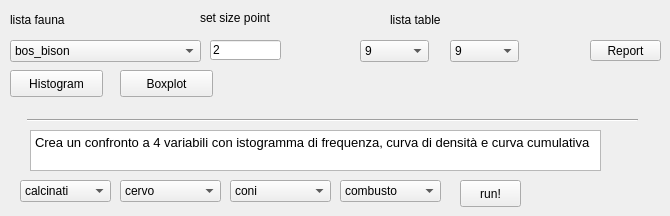
       <widget class="QWidget" name="tab_4">
        <attribute name="title">
         <string>Statistica univariata</string>
        </attribute>
        <widget class="QLabel" name="label_39">
         <property name="geometry">
          <rect>
           <x>200</x>
           <y>10</y>
           <width>91</width>
           <height>16</height>
          </rect>
         </property>
         <property name="text">
          <string>set size point </string>
         </property>
        </widget>
        <widget class="QPushButton" name="report">
         <property name="geometry">
          <rect>
           <x>590</x>
           <y>40</y>
           <width>71</width>
           <height>21</height>
          </rect>
         </property>
         <property name="whatsThis">
          <string>&lt;!DOCTYPE HTML PUBLIC &quot;-//W3C//DTD HTML 4.0//EN&quot; &quot;http://www.w3.org/TR/REC-html40/strict.dtd&quot;&gt;
&lt;html&gt;&lt;head&gt;&lt;meta name=&quot;qrichtext&quot; content=&quot;1&quot; /&gt;&lt;style type=&quot;text/css&quot;&gt;
p, li { white-space: pre-wrap; }
&lt;/style&gt;&lt;/head&gt;&lt;body style=&quot; font-family:'Sans'; font-size:8pt; font-weight:400; font-style:normal;&quot;&gt;
&lt;p style=&quot; margin-top:0px; margin-bottom:0px; margin-left:0px; margin-right:0px; -qt-block-indent:0; text-indent:0px;&quot;&gt;Genera un report in html con grafico a dispersione e statistica descrittiva, aggiungi una grandezza per la simbologia in set size point&lt;/p&gt;&lt;/body&gt;&lt;/html&gt;</string>
         </property>
         <property name="text">
          <string>Report</string>
         </property>
        </widget>
        <widget class="QLineEdit" name="size">
         <property name="geometry">
          <rect>
           <x>210</x>
           <y>40</y>
           <width>71</width>
           <height>20</height>
          </rect>
         </property>
         <property name="whatsThis">
          <string>da usare per il report</string>
         </property>
         <property name="text">
          <string>2</string>
         </property>
        </widget>
        <widget class="QComboBox" name="plot">
         <property name="geometry">
          <rect>
           <x>10</x>
           <y>40</y>
           <width>191</width>
           <height>22</height>
          </rect>
         </property>
         <item>
          <property name="text">
           <string>bos_bison</string>
          </property>
         </item>
         <item>
          <property name="text">
           <string>calcinati</string>
          </property>
         </item>
         <item>
          <property name="text">
           <string>camoscio</string>
          </property>
         </item>
         <item>
          <property name="text">
           <string>capriolo</string>
          </property>
         </item>
         <item>
          <property name="text">
           <string>cervo</string>
          </property>
         </item>
         <item>
          <property name="text">
           <string>combusto</string>
          </property>
         </item>
         <item>
          <property name="text">
           <string>coni</string>
          </property>
         </item>
         <item>
          <property name="text">
           <string>pdi</string>
          </property>
         </item>
         <item>
          <property name="text">
           <string>stambecco</string>
          </property>
         </item>
         <item>
          <property name="text">
           <string>strie</string>
          </property>
         </item>
         <item>
          <property name="text">
           <string>canidi</string>
          </property>
         </item>
         <item>
          <property name="text">
           <string>ursidi</string>
          </property>
         </item>
         <item>
          <property name="text">
           <string>megacero</string>
          </property>
         </item>
        </widget>
        <widget class="QComboBox" name="l1">
         <property name="geometry">
          <rect>
           <x>360</x>
           <y>40</y>
           <width>69</width>
           <height>22</height>
          </rect>
         </property>
         <property name="whatsThis">
          <string>indica la posizione della colonna che si vuole descrivere</string>
         </property>
         <item>
          <property name="text">
           <string>9</string>
          </property>
         </item>
         <item>
          <property name="text">
           <string>10</string>
          </property>
         </item>
         <item>
          <property name="text">
           <string>11</string>
          </property>
         </item>
         <item>
          <property name="text">
           <string>12</string>
          </property>
         </item>
         <item>
          <property name="text">
           <string>13</string>
          </property>
         </item>
         <item>
          <property name="text">
           <string>14</string>
          </property>
         </item>
         <item>
          <property name="text">
           <string>15</string>
          </property>
         </item>
         <item>
          <property name="text">
           <string>16</string>
          </property>
         </item>
         <item>
          <property name="text">
           <string>17</string>
          </property>
         </item>
         <item>
          <property name="text">
           <string>18</string>
          </property>
         </item>
         <item>
          <property name="text">
           <string>19</string>
          </property>
         </item>
         <item>
          <property name="text">
           <string>20</string>
          </property>
         </item>
         <item>
          <property name="text">
           <string>21</string>
          </property>
         </item>
        </widget>
        <widget class="QPushButton" name="hist">
         <property name="geometry">
          <rect>
           <x>10</x>
           <y>70</y>
           <width>93</width>
           <height>27</height>
          </rect>
         </property>
         <property name="whatsThis">
          <string>&lt;!DOCTYPE HTML PUBLIC &quot;-//W3C//DTD HTML 4.0//EN&quot; &quot;http://www.w3.org/TR/REC-html40/strict.dtd&quot;&gt;
&lt;html&gt;&lt;head&gt;&lt;meta name=&quot;qrichtext&quot; content=&quot;1&quot; /&gt;&lt;style type=&quot;text/css&quot;&gt;
p, li { white-space: pre-wrap; }
&lt;/style&gt;&lt;/head&gt;&lt;body style=&quot; font-family:'Sans'; font-size:10pt; font-weight:400; font-style:normal;&quot;&gt;
&lt;p style=&quot; margin-top:0px; margin-bottom:0px; margin-left:0px; margin-right:0px; -qt-block-indent:0; text-indent:0px;&quot;&gt;&lt;span style=&quot; font-size:8pt;&quot;&gt;Genera un istogramma con la linea di mediana. Scegliere dalla &amp;quot;lista fauna&amp;quot; la variabile da analizzare oppure flegga il checkbox per generare un grafico con tutte le variabili a confronto&lt;/span&gt;&lt;/p&gt;&lt;/body&gt;&lt;/html&gt;</string>
         </property>
         <property name="text">
          <string>Histogram</string>
         </property>
        </widget>
        <widget class="QLabel" name="label_38">
         <property name="geometry">
          <rect>
           <x>390</x>
           <y>10</y>
           <width>81</width>
           <height>20</height>
          </rect>
         </property>
         <property name="text">
          <string>lista table </string>
         </property>
        </widget>
        <widget class="QLabel" name="label_37">
         <property name="geometry">
          <rect>
           <x>10</x>
           <y>10</y>
           <width>101</width>
           <height>20</height>
          </rect>
         </property>
         <property name="text">
          <string>lista fauna</string>
         </property>
        </widget>
        <widget class="QComboBox" name="l2">
         <property name="geometry">
          <rect>
           <x>450</x>
           <y>40</y>
           <width>69</width>
           <height>22</height>
          </rect>
         </property>
         <item>
          <property name="text">
           <string>9</string>
          </property>
         </item>
         <item>
          <property name="text">
           <string>10</string>
          </property>
         </item>
         <item>
          <property name="text">
           <string>11</string>
          </property>
         </item>
         <item>
          <property name="text">
           <string>12</string>
          </property>
         </item>
         <item>
          <property name="text">
           <string>13</string>
          </property>
         </item>
         <item>
          <property name="text">
           <string>14</string>
          </property>
         </item>
         <item>
          <property name="text">
           <string>15</string>
          </property>
         </item>
         <item>
          <property name="text">
           <string>16</string>
          </property>
         </item>
         <item>
          <property name="text">
           <string>17</string>
          </property>
         </item>
         <item>
          <property name="text">
           <string>18</string>
          </property>
         </item>
         <item>
          <property name="text">
           <string>19</string>
          </property>
         </item>
         <item>
          <property name="text">
           <string>20</string>
          </property>
         </item>
         <item>
          <property name="text">
           <string>21</string>
          </property>
         </item>
        </widget>
        <widget class="QPushButton" name="boxplot">
         <property name="geometry">
          <rect>
           <x>120</x>
           <y>70</y>
           <width>93</width>
           <height>27</height>
          </rect>
         </property>
         <property name="whatsThis">
          <string>&lt;!DOCTYPE HTML PUBLIC &quot;-//W3C//DTD HTML 4.0//EN&quot; &quot;http://www.w3.org/TR/REC-html40/strict.dtd&quot;&gt;
&lt;html&gt;&lt;head&gt;&lt;meta name=&quot;qrichtext&quot; content=&quot;1&quot; /&gt;&lt;style type=&quot;text/css&quot;&gt;
p, li { white-space: pre-wrap; }
&lt;/style&gt;&lt;/head&gt;&lt;body style=&quot; font-family:'Sans'; font-size:10pt; font-weight:400; font-style:normal;&quot;&gt;
&lt;p style=&quot; margin-top:0px; margin-bottom:0px; margin-left:0px; margin-right:0px; -qt-block-indent:0; text-indent:0px;&quot;&gt;&lt;span style=&quot; font-size:8pt;&quot;&gt;Genera un boxplot. Scegliere dalla lista fauna la variabile da analizzare oppure flegga il checkbox per generare un grafico con tutte le variabili a confronto&lt;/span&gt;&lt;/p&gt;&lt;/body&gt;&lt;/html&gt;</string>
         </property>
         <property name="text">
          <string>Boxplot</string>
         </property>
        </widget>
        <widget class="QPushButton" name="hist_period">
         <property name="geometry">
          <rect>
           <x>460</x>
           <y>180</y>
           <width>61</width>
           <height>27</height>
          </rect>
         </property>
         <property name="text">
          <string>run!</string>
         </property>
        </widget>
        <widget class="QComboBox" name="c3_2">
         <property name="geometry">
          <rect>
           <x>230</x>
           <y>180</y>
           <width>101</width>
           <height>22</height>
          </rect>
         </property>
         <item>
          <property name="text">
           <string>coni</string>
          </property>
         </item>
         <item>
          <property name="text">
           <string>bos_bison</string>
          </property>
         </item>
         <item>
          <property name="text">
           <string>camoscio</string>
          </property>
         </item>
         <item>
          <property name="text">
           <string>calcinati</string>
          </property>
         </item>
         <item>
          <property name="text">
           <string>capriolo</string>
          </property>
         </item>
         <item>
          <property name="text">
           <string>cervo</string>
          </property>
         </item>
         <item>
          <property name="text">
           <string>combusto</string>
          </property>
         </item>
         <item>
          <property name="text">
           <string>pdi</string>
          </property>
         </item>
         <item>
          <property name="text">
           <string>stambecco</string>
          </property>
         </item>
         <item>
          <property name="text">
           <string>strie</string>
          </property>
         </item>
         <item>
          <property name="text">
           <string>canidi</string>
          </property>
         </item>
         <item>
          <property name="text">
           <string>ursidi</string>
          </property>
         </item>
         <item>
          <property name="text">
           <string>megacero</string>
          </property>
         </item>
        </widget>
        <widget class="QComboBox" name="c1_2">
         <property name="geometry">
          <rect>
           <x>20</x>
           <y>180</y>
           <width>91</width>
           <height>22</height>
          </rect>
         </property>
         <item>
          <property name="text">
           <string>calcinati</string>
          </property>
         </item>
         <item>
          <property name="text">
           <string>bos_bison</string>
          </property>
         </item>
         <item>
          <property name="text">
           <string>camoscio</string>
          </property>
         </item>
         <item>
          <property name="text">
           <string>capriolo</string>
          </property>
         </item>
         <item>
          <property name="text">
           <string>cervo</string>
          </property>
         </item>
         <item>
          <property name="text">
           <string>combusto</string>
          </property>
         </item>
         <item>
          <property name="text">
           <string>coni</string>
          </property>
         </item>
         <item>
          <property name="text">
           <string>pdi</string>
          </property>
         </item>
         <item>
          <property name="text">
           <string>stambecco</string>
          </property>
         </item>
         <item>
          <property name="text">
           <string>strie</string>
          </property>
         </item>
         <item>
          <property name="text">
           <string>canidi</string>
          </property>
         </item>
         <item>
          <property name="text">
           <string>ursidi</string>
          </property>
         </item>
         <item>
          <property name="text">
           <string>megacero</string>
          </property>
         </item>
        </widget>
        <widget class="QComboBox" name="c2_2">
         <property name="geometry">
          <rect>
           <x>120</x>
           <y>180</y>
           <width>101</width>
           <height>22</height>
          </rect>
         </property>
         <item>
          <property name="text">
           <string>cervo</string>
          </property>
         </item>
         <item>
          <property name="text">
           <string>bos_bison</string>
          </property>
         </item>
         <item>
          <property name="text">
           <string>calcinati</string>
          </property>
         </item>
         <item>
          <property name="text">
           <string>camoscio</string>
          </property>
         </item>
         <item>
          <property name="text">
           <string>capriolo</string>
          </property>
         </item>
         <item>
          <property name="text">
           <string>combusto</string>
          </property>
         </item>
         <item>
          <property name="text">
           <string>coni</string>
          </property>
         </item>
         <item>
          <property name="text">
           <string>pdi</string>
          </property>
         </item>
         <item>
          <property name="text">
           <string>stambecco</string>
          </property>
         </item>
         <item>
          <property name="text">
           <string>strie</string>
          </property>
         </item>
         <item>
          <property name="text">
           <string>canidi</string>
          </property>
         </item>
         <item>
          <property name="text">
           <string>ursidi</string>
          </property>
         </item>
         <item>
          <property name="text">
           <string>megacero</string>
          </property>
         </item>
        </widget>
        <widget class="QComboBox" name="c4_2">
         <property name="geometry">
          <rect>
           <x>340</x>
           <y>180</y>
           <width>101</width>
           <height>22</height>
          </rect>
         </property>
         <item>
          <property name="text">
           <string>combusto</string>
          </property>
         </item>
         <item>
          <property name="text">
           <string>bos_bison</string>
          </property>
         </item>
         <item>
          <property name="text">
           <string>capriolo</string>
          </property>
         </item>
         <item>
          <property name="text">
           <string>calcinati</string>
          </property>
         </item>
         <item>
          <property name="text">
           <string>camoscio</string>
          </property>
         </item>
         <item>
          <property name="text">
           <string>cervo</string>
          </property>
         </item>
         <item>
          <property name="text">
           <string>coni</string>
          </property>
         </item>
         <item>
          <property name="text">
           <string>pdi</string>
          </property>
         </item>
         <item>
          <property name="text">
           <string>stambecco</string>
          </property>
         </item>
         <item>
          <property name="text">
           <string>strie</string>
          </property>
         </item>
         <item>
          <property name="text">
           <string>canidi</string>
          </property>
         </item>
         <item>
          <property name="text">
           <string>ursidi</string>
          </property>
         </item>
         <item>
          <property name="text">
           <string>megacero</string>
          </property>
         </item>
        </widget>
        <widget class="Line" name="line">
         <property name="geometry">
          <rect>
           <x>27</x>
           <y>110</y>
           <width>611</width>
           <height>20</height>
          </rect>
         </property>
         <property name="orientation">
          <enum>Qt::Horizontal</enum>
         </property>
        </widget>
        <widget class="QTextBrowser" name="textBrowser">
         <property name="geometry">
          <rect>
           <x>30</x>
           <y>130</y>
           <width>571</width>
           <height>41</height>
          </rect>
         </property>
         <property name="html">
          <string>&lt;!DOCTYPE HTML PUBLIC &quot;-//W3C//DTD HTML 4.0//EN&quot; &quot;http://www.w3.org/TR/REC-html40/strict.dtd&quot;&gt;
&lt;html&gt;&lt;head&gt;&lt;meta name=&quot;qrichtext&quot; content=&quot;1&quot; /&gt;&lt;style type=&quot;text/css&quot;&gt;
p, li { white-space: pre-wrap; }
&lt;/style&gt;&lt;/head&gt;&lt;body style=&quot; font-family:'MS Shell Dlg 2'; font-size:8.25pt; font-weight:400; font-style:normal;&quot;&gt;
&lt;p style=&quot; margin-top:0px; margin-bottom:0px; margin-left:0px; margin-right:0px; -qt-block-indent:0; text-indent:0px;&quot;&gt;&lt;span style=&quot; font-family:'Sans'; font-size:10pt;&quot;&gt;Crea un confronto a 4 variabili con istogramma di frequenza, curva di densità e curva cumulativa&lt;/span&gt;&lt;/p&gt;&lt;/body&gt;&lt;/html&gt;</string>
         </property>
        </widget>
       </widget>
